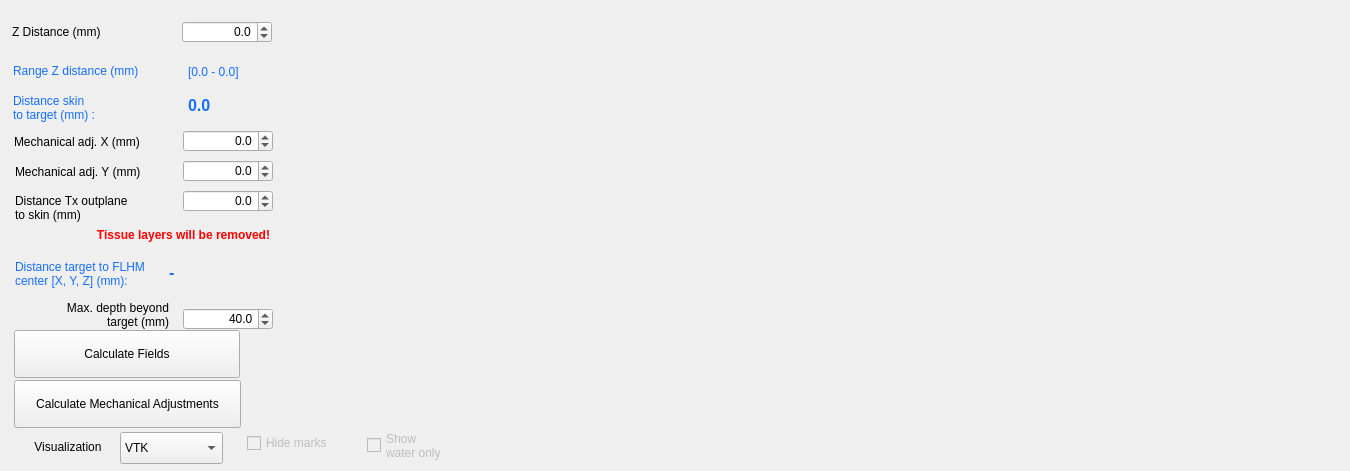
<?xml version="1.0" encoding="UTF-8"?>
<ui version="4.0">
 <class>Widget</class>
 <widget class="QWidget" name="Widget">
  <property name="geometry">
   <rect>
    <x>0</x>
    <y>0</y>
    <width>1350</width>
    <height>471</height>
   </rect>
  </property>
  <property name="windowTitle">
   <string>Widget</string>
  </property>
  <property name="styleSheet">
   <string notr="true"/>
  </property>
  <widget class="QWidget" name="AcField_plot1" native="true">
   <property name="geometry">
    <rect>
     <x>310</x>
     <y>5</y>
     <width>1026</width>
     <height>411</height>
    </rect>
   </property>
  </widget>
  <widget class="QCheckBox" name="ShowWaterResultscheckBox">
   <property name="enabled">
    <bool>false</bool>
   </property>
   <property name="geometry">
    <rect>
     <x>367</x>
     <y>420</y>
     <width>91</width>
     <height>51</height>
    </rect>
   </property>
   <property name="text">
    <string>Show
water only</string>
   </property>
  </widget>
  <widget class="QWidget" name="IsppaScrollBars" native="true">
   <property name="geometry">
    <rect>
     <x>483</x>
     <y>419</y>
     <width>848</width>
     <height>52</height>
    </rect>
   </property>
  </widget>
  <widget class="QDoubleSpinBox" name="YMechanicSpinBox">
   <property name="geometry">
    <rect>
     <x>183</x>
     <y>160</y>
     <width>90</width>
     <height>22</height>
    </rect>
   </property>
   <property name="alignment">
    <set>Qt::AlignmentFlag::AlignRight|Qt::AlignmentFlag::AlignTrailing|Qt::AlignmentFlag::AlignVCenter</set>
   </property>
   <property name="decimals">
    <number>1</number>
   </property>
   <property name="minimum">
    <double>-5.000000000000000</double>
   </property>
   <property name="maximum">
    <double>5.000000000000000</double>
   </property>
   <property name="singleStep">
    <double>0.100000000000000</double>
   </property>
   <property name="value">
    <double>0.000000000000000</double>
   </property>
  </widget>
  <widget class="QLabel" name="label_24">
   <property name="geometry">
    <rect>
     <x>15</x>
     <y>192</y>
     <width>143</width>
     <height>31</height>
    </rect>
   </property>
   <property name="text">
    <string>Distance Tx outplane
to skin (mm)</string>
   </property>
  </widget>
  <widget class="QDoubleSpinBox" name="MaxDepthSpinBox">
   <property name="geometry">
    <rect>
     <x>183</x>
     <y>308</y>
     <width>90</width>
     <height>22</height>
    </rect>
   </property>
   <property name="alignment">
    <set>Qt::AlignmentFlag::AlignRight|Qt::AlignmentFlag::AlignTrailing|Qt::AlignmentFlag::AlignVCenter</set>
   </property>
   <property name="decimals">
    <number>1</number>
   </property>
   <property name="minimum">
    <double>20.000000000000000</double>
   </property>
   <property name="maximum">
    <double>100.000000000000000</double>
   </property>
   <property name="singleStep">
    <double>1.000000000000000</double>
   </property>
   <property name="value">
    <double>40.000000000000000</double>
   </property>
  </widget>
  <widget class="QLabel" name="TPORangeLabel">
   <property name="geometry">
    <rect>
     <x>188</x>
     <y>60</y>
     <width>88</width>
     <height>23</height>
    </rect>
   </property>
   <property name="styleSheet">
    <string notr="true">color:rgb(22, 110, 255)</string>
   </property>
   <property name="text">
    <string>[0.0 - 0.0]</string>
   </property>
  </widget>
  <widget class="QLabel" name="LabelTissueRemoved">
   <property name="geometry">
    <rect>
     <x>82</x>
     <y>220</y>
     <width>203</width>
     <height>30</height>
    </rect>
   </property>
   <property name="font">
    <font>
     <bold>true</bold>
    </font>
   </property>
   <property name="styleSheet">
    <string notr="true">color: red</string>
   </property>
   <property name="text">
    <string>Tissue layers will be removed!</string>
   </property>
   <property name="alignment">
    <set>Qt::AlignmentFlag::AlignCenter</set>
   </property>
  </widget>
  <widget class="QLabel" name="label_25">
   <property name="geometry">
    <rect>
     <x>16</x>
     <y>300</y>
     <width>153</width>
     <height>30</height>
    </rect>
   </property>
   <property name="text">
    <string>Max. depth beyond
target (mm)</string>
   </property>
   <property name="alignment">
    <set>Qt::AlignmentFlag::AlignRight|Qt::AlignmentFlag::AlignTrailing|Qt::AlignmentFlag::AlignVCenter</set>
   </property>
  </widget>
  <widget class="QLabel" name="label_21">
   <property name="geometry">
    <rect>
     <x>13</x>
     <y>92</y>
     <width>150</width>
     <height>31</height>
    </rect>
   </property>
   <property name="styleSheet">
    <string notr="true">color:rgb(22, 110, 255)</string>
   </property>
   <property name="text">
    <string>Distance skin
to target (mm) :</string>
   </property>
   <property name="indent">
    <number>0</number>
   </property>
  </widget>
  <widget class="QLabel" name="label_27">
   <property name="geometry">
    <rect>
     <x>15</x>
     <y>250</y>
     <width>164</width>
     <height>47</height>
    </rect>
   </property>
   <property name="styleSheet">
    <string notr="true">color:rgb(22, 110, 255)</string>
   </property>
   <property name="text">
    <string>Distance target to FLHM
center [X, Y, Z] (mm):</string>
   </property>
   <property name="indent">
    <number>0</number>
   </property>
  </widget>
  <widget class="QLabel" name="labelTPODistance">
   <property name="geometry">
    <rect>
     <x>12</x>
     <y>22</y>
     <width>143</width>
     <height>20</height>
    </rect>
   </property>
   <property name="text">
    <string>Z Distance (mm)</string>
   </property>
  </widget>
  <widget class="QLabel" name="label_20">
   <property name="geometry">
    <rect>
     <x>14</x>
     <y>132</y>
     <width>143</width>
     <height>20</height>
    </rect>
   </property>
   <property name="text">
    <string>Mechanical adj. X (mm)</string>
   </property>
  </widget>
  <widget class="QLabel" name="DistanceSkinLabel">
   <property name="geometry">
    <rect>
     <x>188</x>
     <y>90</y>
     <width>76</width>
     <height>31</height>
    </rect>
   </property>
   <property name="font">
    <font>
     <pointsize>12</pointsize>
     <bold>true</bold>
    </font>
   </property>
   <property name="styleSheet">
    <string notr="true">color:rgb(22, 110, 255)</string>
   </property>
   <property name="text">
    <string>0.0</string>
   </property>
   <property name="textInteractionFlags">
    <set>Qt::TextInteractionFlag::LinksAccessibleByMouse|Qt::TextInteractionFlag::TextSelectableByMouse</set>
   </property>
  </widget>
  <widget class="QDoubleSpinBox" name="XMechanicSpinBox">
   <property name="geometry">
    <rect>
     <x>183</x>
     <y>130</y>
     <width>90</width>
     <height>22</height>
    </rect>
   </property>
   <property name="alignment">
    <set>Qt::AlignmentFlag::AlignRight|Qt::AlignmentFlag::AlignTrailing|Qt::AlignmentFlag::AlignVCenter</set>
   </property>
   <property name="decimals">
    <number>1</number>
   </property>
   <property name="minimum">
    <double>-5.000000000000000</double>
   </property>
   <property name="maximum">
    <double>5.000000000000000</double>
   </property>
   <property name="singleStep">
    <double>0.100000000000000</double>
   </property>
   <property name="value">
    <double>0.000000000000000</double>
   </property>
  </widget>
  <widget class="QLabel" name="labelTPORange">
   <property name="geometry">
    <rect>
     <x>13</x>
     <y>55</y>
     <width>159</width>
     <height>31</height>
    </rect>
   </property>
   <property name="styleSheet">
    <string notr="true">color:rgb(22, 110, 255)</string>
   </property>
   <property name="text">
    <string>Range Z distance (mm)</string>
   </property>
   <property name="indent">
    <number>0</number>
   </property>
  </widget>
  <widget class="QDoubleSpinBox" name="TPODistanceSpinBox">
   <property name="geometry">
    <rect>
     <x>182</x>
     <y>21</y>
     <width>90</width>
     <height>22</height>
    </rect>
   </property>
   <property name="alignment">
    <set>Qt::AlignmentFlag::AlignRight|Qt::AlignmentFlag::AlignTrailing|Qt::AlignmentFlag::AlignVCenter</set>
   </property>
   <property name="decimals">
    <number>1</number>
   </property>
   <property name="minimum">
    <double>-5.000000000000000</double>
   </property>
   <property name="maximum">
    <double>5.000000000000000</double>
   </property>
   <property name="singleStep">
    <double>0.100000000000000</double>
   </property>
   <property name="value">
    <double>0.000000000000000</double>
   </property>
  </widget>
  <widget class="QLabel" name="label_23">
   <property name="geometry">
    <rect>
     <x>15</x>
     <y>162</y>
     <width>143</width>
     <height>20</height>
    </rect>
   </property>
   <property name="text">
    <string>Mechanical adj. Y (mm)</string>
   </property>
  </widget>
  <widget class="QPushButton" name="CalculateAcField">
   <property name="geometry">
    <rect>
     <x>14</x>
     <y>330</y>
     <width>226</width>
     <height>48</height>
    </rect>
   </property>
   <property name="autoFillBackground">
    <bool>false</bool>
   </property>
   <property name="styleSheet">
    <string notr="true"/>
   </property>
   <property name="text">
    <string>Calculate Fields</string>
   </property>
  </widget>
  <widget class="QPushButton" name="CalculateMechAdj">
   <property name="geometry">
    <rect>
     <x>14</x>
     <y>380</y>
     <width>227</width>
     <height>48</height>
    </rect>
   </property>
   <property name="autoFillBackground">
    <bool>false</bool>
   </property>
   <property name="styleSheet">
    <string notr="true"/>
   </property>
   <property name="text">
    <string>Calculate Mechanical Adjustments</string>
   </property>
  </widget>
  <widget class="QDoubleSpinBox" name="SkinDistanceSpinBox">
   <property name="geometry">
    <rect>
     <x>183</x>
     <y>190</y>
     <width>90</width>
     <height>22</height>
    </rect>
   </property>
   <property name="alignment">
    <set>Qt::AlignmentFlag::AlignRight|Qt::AlignmentFlag::AlignTrailing|Qt::AlignmentFlag::AlignVCenter</set>
   </property>
   <property name="decimals">
    <number>1</number>
   </property>
   <property name="minimum">
    <double>-50.000000000000000</double>
   </property>
   <property name="maximum">
    <double>50.000000000000000</double>
   </property>
   <property name="singleStep">
    <double>0.100000000000000</double>
   </property>
   <property name="value">
    <double>0.000000000000000</double>
   </property>
  </widget>
  <widget class="QLabel" name="DistanceTargetLabel">
   <property name="geometry">
    <rect>
     <x>169</x>
     <y>257</y>
     <width>135</width>
     <height>31</height>
    </rect>
   </property>
   <property name="font">
    <font>
     <pointsize>12</pointsize>
     <bold>true</bold>
    </font>
   </property>
   <property name="styleSheet">
    <string notr="true">color:rgb(22, 110, 255)</string>
   </property>
   <property name="text">
    <string>-</string>
   </property>
   <property name="textInteractionFlags">
    <set>Qt::TextInteractionFlag::LinksAccessibleByMouse|Qt::TextInteractionFlag::TextSelectableByMouse</set>
   </property>
  </widget>
  <widget class="QLabel" name="HULabel_2">
   <property name="geometry">
    <rect>
     <x>22</x>
     <y>437</y>
     <width>92</width>
     <height>20</height>
    </rect>
   </property>
   <property name="text">
    <string>Visualization</string>
   </property>
   <property name="alignment">
    <set>Qt::AlignmentFlag::AlignCenter</set>
   </property>
  </widget>
  <widget class="QComboBox" name="VisualizationcomboBox">
   <property name="geometry">
    <rect>
     <x>120</x>
     <y>432</y>
     <width>103</width>
     <height>32</height>
    </rect>
   </property>
   <item>
    <property name="text">
     <string>VTK</string>
    </property>
   </item>
   <item>
    <property name="text">
     <string>Matplotlib</string>
    </property>
   </item>
  </widget>
  <widget class="QCheckBox" name="HideMarkscheckBox">
   <property name="enabled">
    <bool>false</bool>
   </property>
   <property name="geometry">
    <rect>
     <x>247</x>
     <y>429</y>
     <width>93</width>
     <height>28</height>
    </rect>
   </property>
   <property name="text">
    <string>Hide marks</string>
   </property>
  </widget>
 </widget>
 <tabstops>
  <tabstop>ShowWaterResultscheckBox</tabstop>
 </tabstops>
 <resources/>
 <connections/>
</ui>
